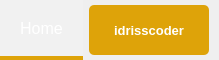
              <widget class="QWidget" name="sidebar" native="true">
               <property name="minimumSize">
                <size>
                 <width>0</width>
                 <height>60</height>
                </size>
               </property>
               <property name="maximumSize">
                <size>
                 <width>16777215</width>
                 <height>50</height>
                </size>
               </property>
               <layout class="QHBoxLayout" name="horizontalLayout">
                <property name="leftMargin">
                 <number>0</number>
                </property>
                <property name="topMargin">
                 <number>0</number>
                </property>
                <property name="rightMargin">
                 <number>0</number>
                </property>
                <property name="bottomMargin">
                 <number>0</number>
                </property>
                <item alignment="Qt::AlignLeft">
                 <widget class="QWidget" name="widget" native="true">
                  <property name="minimumSize">
                   <size>
                    <width>0</width>
                    <height>40</height>
                   </size>
                  </property>
                  <layout class="QHBoxLayout" name="horizontalLayout_10" stretch="0">
                   <property name="spacing">
                    <number>0</number>
                   </property>
                   <property name="leftMargin">
                    <number>0</number>
                   </property>
                   <property name="topMargin">
                    <number>0</number>
                   </property>
                   <property name="rightMargin">
                    <number>0</number>
                   </property>
                   <property name="bottomMargin">
                    <number>0</number>
                   </property>
                   <item>
                    <widget class="QPushButton" name="title">
                     <property name="minimumSize">
                      <size>
                       <width>0</width>
                       <height>50</height>
                      </size>
                     </property>
                     <property name="font">
                      <font>
                       <pointsize>12</pointsize>
                      </font>
                     </property>
                     <property name="cursor">
                      <cursorShape>PointingHandCursor</cursorShape>
                     </property>
                     <property name="styleSheet">
                      <string notr="true">background: rgba(255, 255, 255, 0.1);
border: none;
padding: 20px;
color: white;
border-bottom: 4px solid #dea309;</string>
                     </property>
                     <property name="text">
                      <string>Home</string>
                     </property>
                    </widget>
                   </item>
                  </layout>
                 </widget>
                </item>
                <item alignment="Qt::AlignRight">
                 <widget class="QWidget" name="widget_2" native="true">
                  <layout class="QHBoxLayout" name="horizontalLayout_12">
                   <property name="spacing">
                    <number>0</number>
                   </property>
                   <property name="leftMargin">
                    <number>0</number>
                   </property>
                   <property name="topMargin">
                    <number>0</number>
                   </property>
                   <property name="rightMargin">
                    <number>10</number>
                   </property>
                   <property name="bottomMargin">
                    <number>0</number>
                   </property>
                   <item>
                    <widget class="QWidget" name="btnGroup_6" native="true">
                     <property name="maximumSize">
                      <size>
                       <width>16777215</width>
                       <height>60</height>
                      </size>
                     </property>
                     <property name="cursor">
                      <cursorShape>PointingHandCursor</cursorShape>
                     </property>
                     <property name="styleSheet">
                      <string notr="true">#btnGroup_3{
	background-color: rgba(255, 255, 255, 0.02);
	border-radius: 5px;
}

#btnGroup_3::hover{
	background-color: rgba(255, 255, 255, 0.05);
	border-radius: 5px;
}


</string>
                     </property>
                     <layout class="QHBoxLayout" name="horizontalLayout_11">
                      <property name="spacing">
                       <number>2</number>
                      </property>
                      <property name="leftMargin">
                       <number>0</number>
                      </property>
                      <property name="topMargin">
                       <number>0</number>
                      </property>
                      <property name="rightMargin">
                       <number>0</number>
                      </property>
                      <property name="bottomMargin">
                       <number>0</number>
                      </property>
                      <item>
                       <widget class="QPushButton" name="pushButton_16">
                        <property name="minimumSize">
                         <size>
                          <width>120</width>
                          <height>50</height>
                         </size>
                        </property>
                        <property name="font">
                         <font>
                          <pointsize>10</pointsize>
                          <weight>75</weight>
                          <bold>true</bold>
                         </font>
                        </property>
                        <property name="styleSheet">
                         <string notr="true">background-color: #dea309;
border: none;
border-radius: 5px;
color: white;</string>
                        </property>
                        <property name="text">
                         <string>idrisscoder</string>
                        </property>
                        <property name="iconSize">
                         <size>
                          <width>25</width>
                          <height>25</height>
                         </size>
                        </property>
                       </widget>
                      </item>
                     </layout>
                    </widget>
                   </item>
                  </layout>
                 </widget>
                </item>
               </layout>
              </widget>
